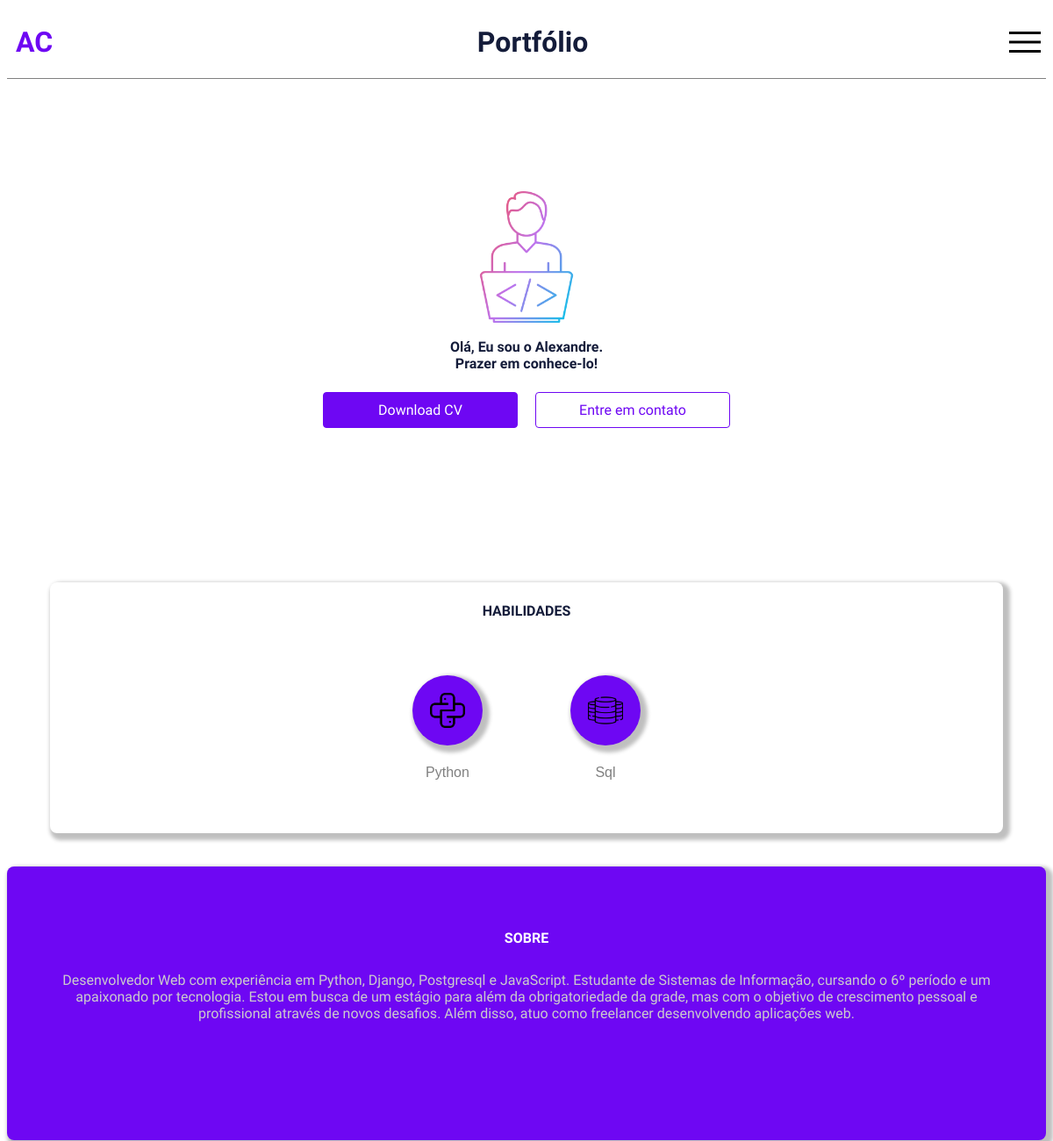
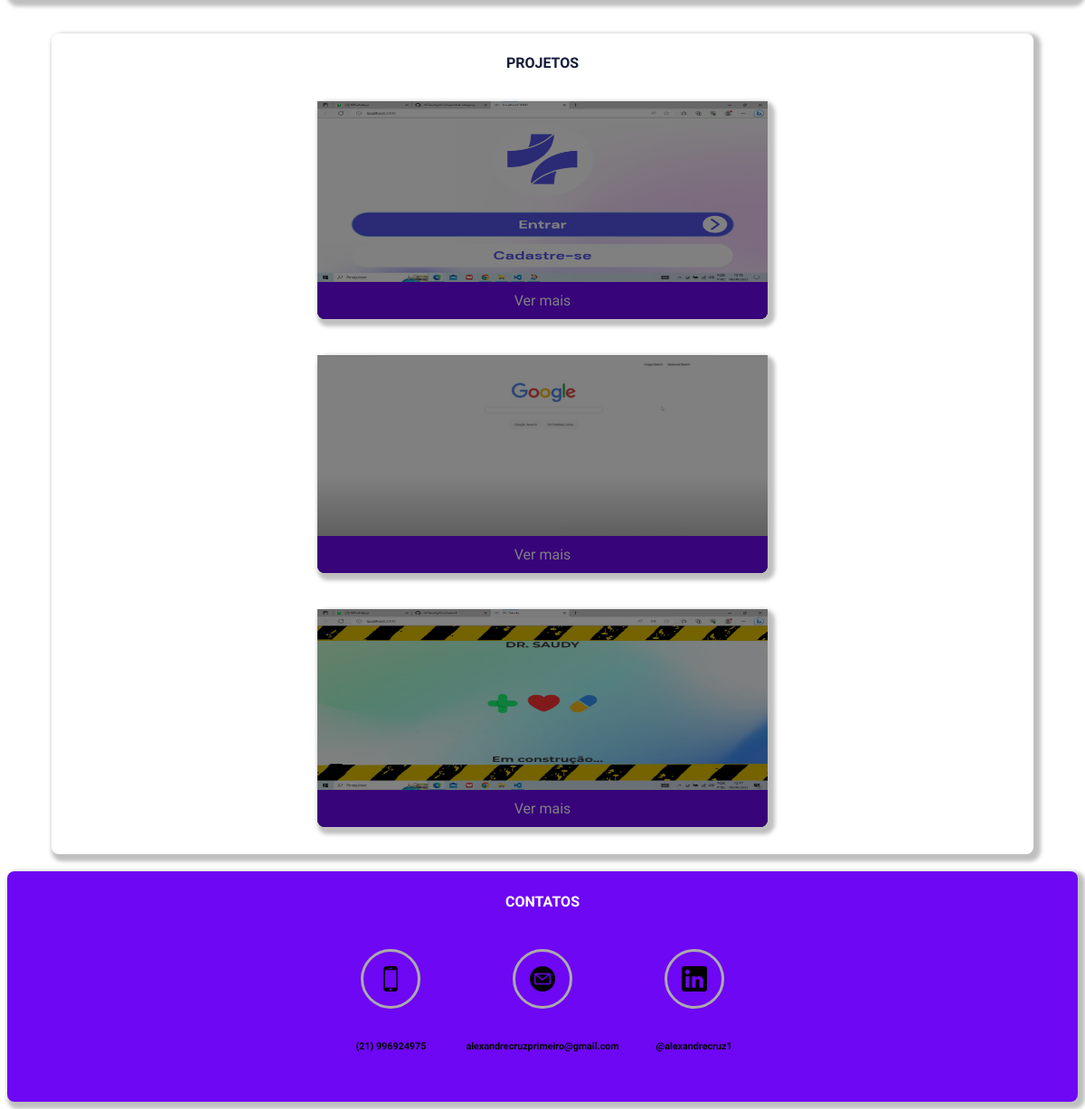
/, run on an earlier commit of the app's database (2 pictures, top to bottom).
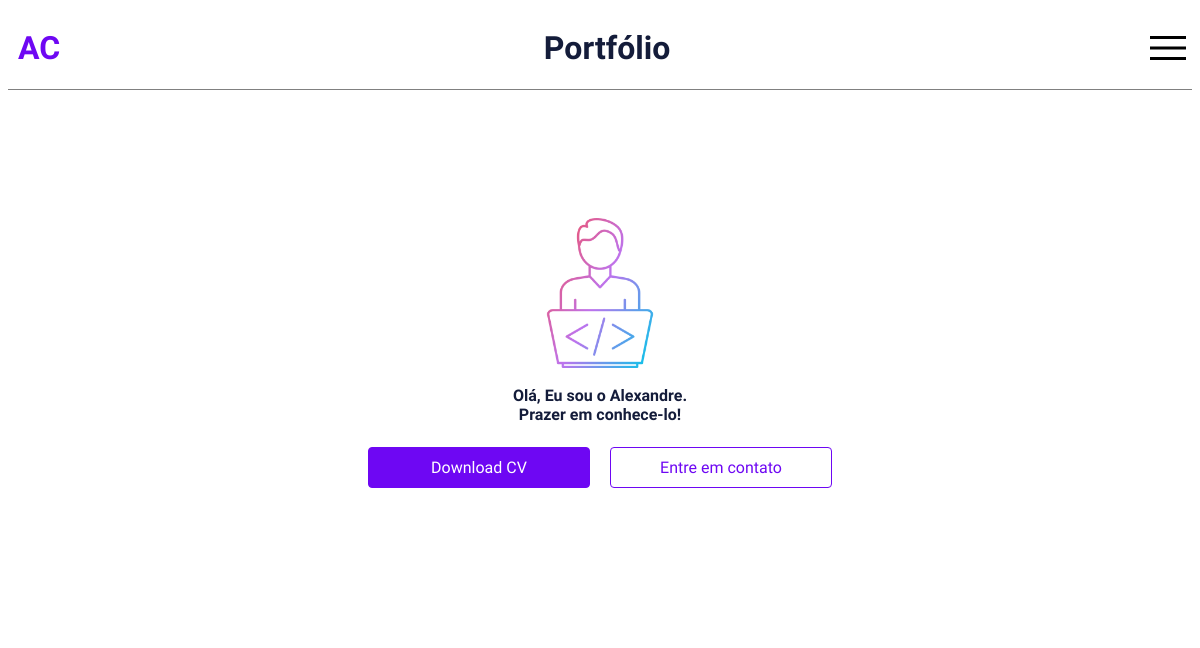
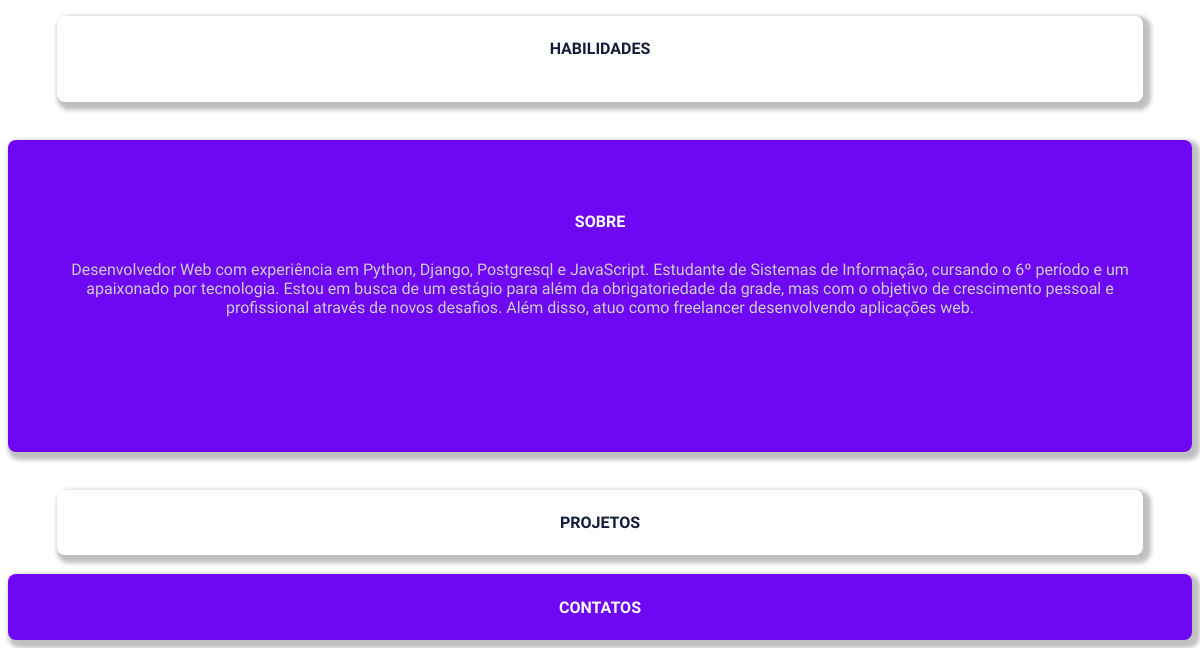
And on a later commit of the database (2 pictures, top to bottom).
### portfolio_app/models.py (models this page shows, shortened)
class Habilidade(models.Model):
    nome = models.CharField(max_length=100)
    imagem = models.ImageField(upload_to='upload/habilidade/')

class Projeto(models.Model):
    url = models.CharField(max_length=100)
    imagem = models.ImageField(upload_to='upload/projetos/')

class Contato(models.Model):
    contato = models.CharField(max_length=100)
    imagem = models.ImageField(upload_to='upload/contatos/')

### portfolio_app/views.py (the view)
# urls.py: path('', views.index, name='index'),
def index(request):
    habilidades = Habilidade.objects.all()
    projetos = Projeto.objects.all()
    contatos = Contato.objects.all()
    context = {'habilidades':habilidades,'projetos':projetos,'contatos':contatos}
    return render(request,'index.html',context)

### portfolio_app/templates/index.html (shortened to what this page needs)
<!DOCTYPE html>
<html lang="en">
<head>
    {% load static %}
    <link rel="stylesheet" href="{% static 'css/style.css'%}">
</head>
<body>
    <div id="nav">
        <div id="header">
            <h1 id="logo">AC</h1>
            <h1>Portfólio</h1>
            <img id="menu_button" width="48px" height="48px" src="{% static 'img/menu.png'%}">
        </div>
    </div>
    <div id="home_container">
        <div id="perfil">
            <img src="{% static 'img/programador.png' %}" width="150rem">
            <h2>Olá, Eu sou o Alexandre. <br> Prazer em conhece-lo!</h2>
        </div>
        <div id="container_button">
            <a href="../static/img/Alexandre Cruz - Currículo.pdf" class="btn_cheio" download>Download CV</a>
            <a href="https://wa.me/5521996924975" class="btn_vazio"  target="_blank">
            Entre em contato
            </a>
        </div>
    </div>
    <br><br>
    <div id="container_habilidades">
        <h2 id="habilidades">HABILIDADES</h2>
        <div class="container_cards">
            {% for habilidade in habilidades %}
            <div class="card_habilidade">
                <div class="circle_habilidade">
                    {% load static %}
                    <img src="../../media/{{habilidade.imagem}}" width="40vw" height="40vh">
                </div>
                <div class="nome_habilidade">{{habilidade.nome}}</div>
            </div>
            {% endfor %}
        </div>
    </div>
    <br><br>
    <div id="container_sobre">
        <h2 id="sobre" style="color:white">SOBRE</h2>
        <p>Desenvolvedor Web com experiência em Python, Django, Postgresql e JavaScript.
            Estudante de Sistemas de Informação, cursando o 6º período e um apaixonado por tecnologia.
            Estou em busca de um estágio para além da obrigatoriedade da grade,
            mas com o objetivo de crescimento pessoal e profissional através de novos desafios.
            Além disso, atuo como freelancer desenvolvendo aplicações web.
            </p>
    </div>
    <br><br>
    <div id="container_projetos">
        <h2 id="projetos">PROJETOS</h2>
        <div class="container_projeto_window">
            {% for projeto in projetos %}
                <div class="projeto_window" >
                    <img src="../../media/{{projeto.imagem}}" width="498vw" height="200vw">
                    <a href="{{projeto.url}}" class="btn_cheio_projeto_window">Ver mais</a>
                </div>
            {% endfor %}
        </div>
    </div>
<br>
    <div id="container_contatos">
        <h2 id="contatos" style="color:white;">CONTATOS</h2>
        <div class="circles_center">
            <div class="container_circle_contatos">
                {% for contato in contatos %}
                <div class="circle_contato_card">
                    <div class="circle_contato">
                        <img src="../../media/{{contato.imagem}}" width="28px" height="28px">
                    </div>
                    <h6 style="color: 141C3A;">{{contato.contato}}</h6>
                </div>
                {% endfor %}
            </div>
        </div>
    </div>
</body>
</html>

What changed in the data, as far as the page shows it:
removed Habilidade: imagem (picture), nome "Python"
removed Habilidade: imagem (picture), nome "Sql"
removed Projeto: imagem (picture)
removed Projeto: imagem (picture)
removed Projeto: imagem (picture)
removed Contato: imagem (picture), contato "(21) 996924975"
removed Contato: imagem (picture), contato "alexandrecruzprimeiro@gmail.com"
removed Contato: imagem (picture), contato "@alexandrecruz1"
